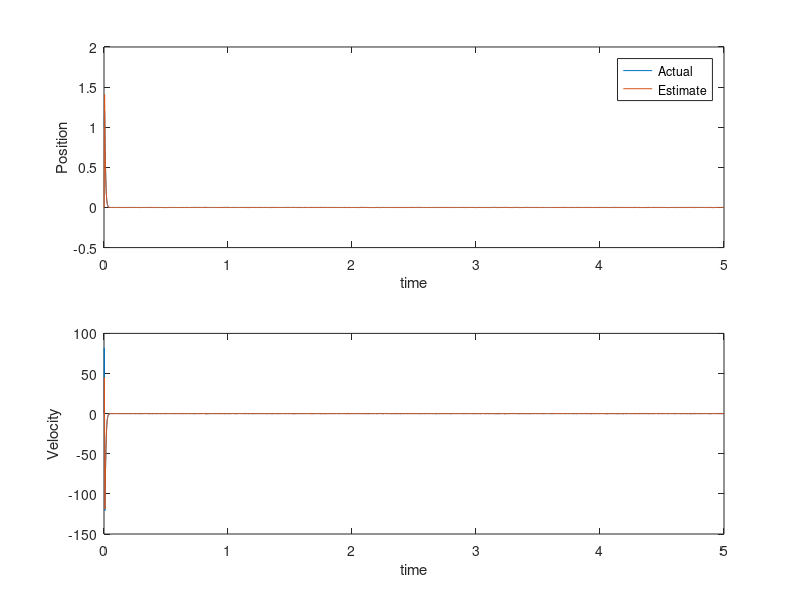

Write MATLAB code to recreate this figure.
clc
close all
clear all


A = [0, 1; 4.1*10^4, 0];
B = [0; -9.12];
C = [1 0;0 1];
D = [0;0];


% Controller design
Q = eye(2)*3;
R = 1;
M_a = rank(ctrb(A,B));
P = care(A,B,Q,R);
K_u  = inv(R)*B'*P;

t = 0:0.001:5; 
dt = t(2) - t(1);
X(:,1) = [1;0];
y(:,1) = C*X;

% Observer design
Q_k = eye(2);
R_k = eye(2)*0.00846698;
P_k = care(A',C',Q_k,R_k);
K_k = P_k*C'*inv(R_k);
L = K_k;

X_hat(:,1) = [0;0];
y_hat(:,1) = C*X_hat;
for i = 2:length(t)
    u = -K_u*X_hat(:,i-1);
    
    X(:,i) = X(:,i-1)  +dt * (A*X(:,i-1) + B*u);
    y(:,i) = C*X(:,i) + sqrt(R_k)*randn(size(C,1),1);

    X_hat(:,i) = X_hat(:,i-1)  +dt * (A*X_hat(:,i-1) + B*u +L *(y(:,i-1)-y_hat(:,i-1)));
    y_hat(:,i) = C*X_hat(:,i) ;
end


figure;
subplot(2,1,1)
plot(t,X(1,:),t,X_hat(1,:))
legend('Actual','Estimate')
xlabel('time')
ylabel('Position')
subplot(2,1,2)
plot(t,X(2,:),t,X_hat(2,:))
xlabel('time')
ylabel('Velocity')